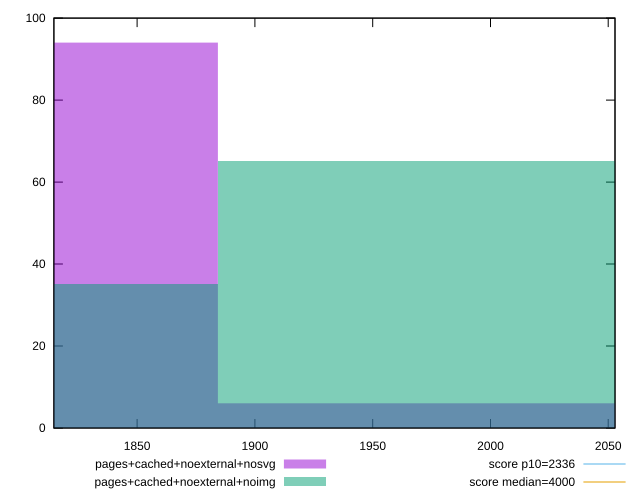

Generate this figure with gnuplot:
reset
set terminal svg size 640, 500 enhanced background rgb 'white'
set output "report_00007_2020-12-11T15:55:29.892Z/first-meaningful-paint/comparison/histogram/7_vs_8.svg"

$pagesCachedNoexternalNosvg <<EOF
1773.3942720478778 94
1995.0685560538625 6
EOF

$pagesCachedNoexternalNoimg <<EOF
1773.3942720478778 35
1995.0685560538625 65
EOF

set key outside below
set boxwidth 221.67428400598473
set yrange [0:100]
set style fill transparent solid 0.5 noborder

plot \
  $pagesCachedNoexternalNosvg title "pages+cached+noexternal+nosvg" with boxes, \
  $pagesCachedNoexternalNoimg title "pages+cached+noexternal+noimg" with boxes, \


reset
